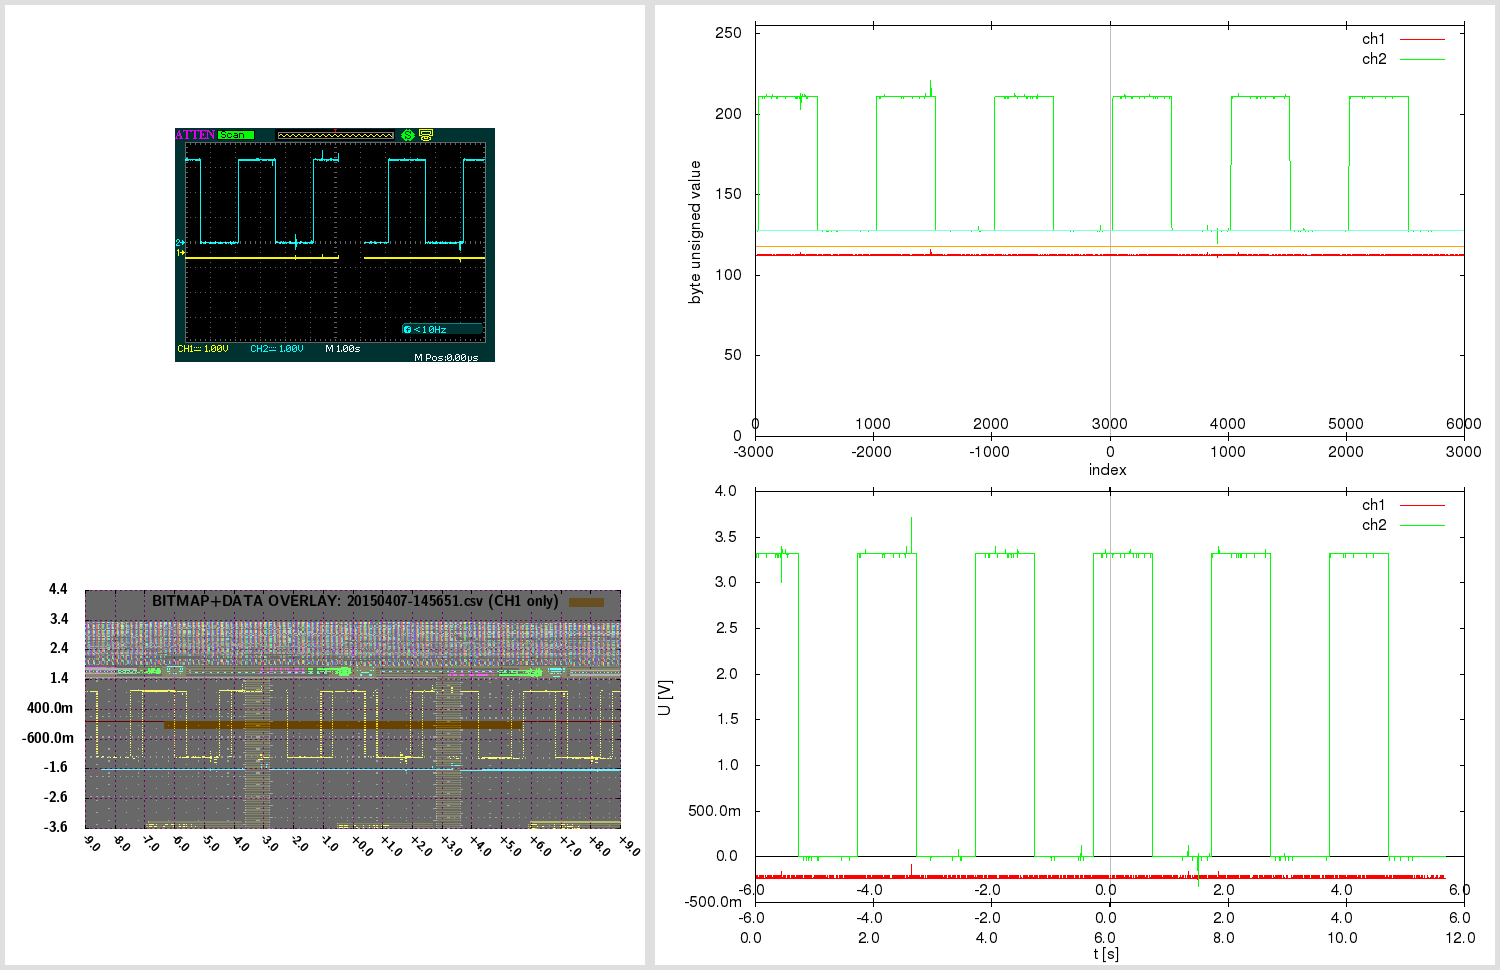

Here is the gnuplot script that generated this plot:

# 20150407-145651.gnuplot [generated by /home/warreee/attenload/adsparse-wave.pl]
# single gnuplot file, with two potentially independent scripts
# generates three plots: one based on integer, other based on real (SI) values
# and one bitmap overlay - and then montages them using ImageMagick

# attengrab .csv can just be centered (over t)
# -> the x=0 (t=0) will correspond to scope center
# (but .DAV/.CSV will also need extra sample alignment)

# in Linux, to see available fonts, do:
# fc-list --verbose | grep 'fullname:' | less
# the two fonts used here:
# LMSansDemiCond10-Regular or "Latin Modern Sans Demi Cond"; and Helvetica
# Helvetica doesn't even get reported on my system:
# $ fc-list --verbose | grep 'fullname:' | grep -i 'Helvetica\|Demi Cond'
#	fullname: "LM Sans Demi Cond 10 Regular"(s) "LMSansDemiCond10-Regular"(s)


print "Gnuplotting..."

## "master settings" (shared between both parts of script)

# line color - specified by linestyles
set style line 1 linetype 1 linecolor rgb "red"
set style line 2 linetype 1 linecolor rgb "green"
set style line 3 linetype 1 linecolor rgb "orange"
set style line 4 linetype 1 linecolor rgb "aquamarine"
set style line 5 linetype -1 linecolor rgb "black"
set style line 6 linetype -1 linecolor rgb "gray"
set style line 7 linetype 1 linecolor rgb "blue"


# VARIABLES ########### ########### ###########

fnbase="20150407-145651"
fn_bmp = fnbase . ".bmp"
fn_pngr = fnbase . "_r.png"
fn_pngi = fnbase . "_i.png"
fn_pngov = fnbase . "_ov.png"
fn_pngt = fnbase . "_tmp.png"
fn_pngo = fnbase . ".png"

# scope screen(shot) properties
tdiv = 1          # T/DIV (50e-9)
toffs = 0        # time offset (scope) (200e-9)
vdiv1 = 1        # V/DIV CH1 (500e-3)
vdiv2 = 1         # V/DIV CH2 (50e-3)
voffs1 = -0.4         # volt offset CH1 (-1.5)
voffs2 = 0       # volt offset CH2 (100e-3)
sampintp  = 0.0020000001563    # (500e-12)
sampintf  = 1/sampintp
sratacqf  = 2500      # (250e6)
sratacqp  = 1/sratacqf
#osf = 1.00    # oversample factor (multiplies .CSV and .DAV time domain) # unused here
adsFactor = 1.28

# (edges of current capture and divisions)
scope_hdiv=18
scope_vdiv=8
# enforce floating point (see below)
scope_trange = scope_hdiv*tdiv*1.0    # (900e-9)
scope_left=toffs-(scope_trange/2)     # (-250e-9)
scope_right=toffs+(scope_trange/2)    # (650e-9)
scope_bottom=-voffs1-(scope_vdiv*vdiv1/2) # -500e-3
scope_top=-voffs1+(scope_vdiv*vdiv1/2)    # 3.5

totalch1Vspan=scope_vdiv*vdiv1
totalch2Vspan=scope_vdiv*vdiv2
ch1Vcoeff = adsFactor*totalch1Vspan/(2**8)
ch2Vcoeff = adsFactor*totalch2Vspan/(2**8)

voffs1int = voffs1/ch1Vcoeff  # -10
voffs2int = voffs2/ch2Vcoeff  # 0

acsv_fn = fnbase . '.csv' # '20130020-013902.csv' # from attenload tmp_wav
acsz=6000         # tmp_wav/.csv size (900)
fts=0.0020000001563         # final timestep (sampling period)
# here scope_trange could be 18*1, with acsz 16000;
# if as integer, 18/16000 would be 0 - enforce floating point
# above enforcing scope_trange to float doesn't work,
# must again here:
tdivp = 1.0*scope_trange/acsz   # sampling rate, based on scope range and numsamples in tmp (1ns)
tdivf = 1/tdivp             # freq based on that sampling rate

# just in case - not needed usually:
triglevel=480e-3
trigholdoff=100e-9

toffsamp = toffs/fts		# 0
# time finetune offset - int (samples) (depends on range)
tfoi = -164


#### extract bitmap from .png, if .bmp not present
# was -crop 480x234+10+10; now -crop 480x234+95+128

cmdstr = 'if (! test -f "'.fn_bmp.'") ; then \
  echo -n "'.fn_bmp.' not found .. " ; \
  if [ -f "'.fn_pngo.'" ] ; then \
    echo -n "'.fn_pngo.' found - extracting" ; \
    convert -crop 480x234+95+128 "'.fn_pngo.'" "'.fn_bmp.'" ; \
  else \
    echo -n "'.fn_pngo.' not found - cannot extract" ; \
  fi ; \
else \
  echo -n "'.fn_bmp.' found - using that" ; \
fi; echo'

#print cmdstr
# note - since cmdstr above uses double quotes,
# must use single quotes for bash here!:
print system("bash -c '". cmdstr ."' 2>&1")


##################################
###### plot directly with unsigned byte data

set terminal png size 840,480
set termoption enhanced
set termoption font "Helvetica, 12"

set output fn_pngi
set datafile separator ","

# set axis label
set xlabel "index" offset 0.0,0.8
set ylabel "byte unsigned value" offset 1.0,0.0


# horizontal line as functions
zeroline(x)=128
ch1offs(x)=128+voffs1int # (-10)
ch2offs(x)=128+voffs2int # (0)

# vertical line - headless arrow
# "y" scope axis in middle:
ymI = acsz/2
set arrow from ymI,0 to ymI,255 nohead ls 5
# time offset:
toI = ymI - toffs/fts
set arrow from toI,0 to toI,255 nohead ls 6


# must use multiplot here, to have two x-axes
# and thus, must set lmargin, so both graphs match

set size 1.0,0.9      # 0.1/2 = 0.05
set bmargin 0
set lmargin 10
set yrange [0:255] # 8-bit


set multiplot

set origin 0,0.1
set xrange [0:acsz]
set xtics in
set xtics offset 0,graph 0.08
plot \
  zeroline(x) with lines notitle ls 5,\
  acsv_fn using 1:2 with lines title "ch1" ls 1, \
  "" using 1:3 with lines title "ch2" ls 2, \
  ch1offs(x) with lines notitle ls 3, \
  ch2offs(x) with lines notitle ls 4

unset arrow # if big offset, line from prev. can 'leak' in next at diff place, so reset

set origin 0,0.1
set xtics out
set xtics offset 0,graph 0.02
set xrange [-acsz/2:acsz/2-1]
#set xtics nomirror 500
set noytics
set noylabel
unset xlabel # set xlabel ""
set border 1
plot 0 notitle

set nomultiplot


### reset previous settings
#unset border # no work for default
set border    # Draw default borders:
set ytics
unset yrange


##################################
###### plot with converted real SI units

# reset # resets set style line!

set terminal png size 840,480
set termoption enhanced
set termoption font "Helvetica, 12"

set output fn_pngr
set datafile separator ","

# set axis label
set xlabel "t [s]" offset 0.0,0.1
set ylabel "U [V]" offset 1.0,0.0

# axis tics format
set format y "%.1s%c"
set format x "%.1s%c"


# horizontal line as functions
zerolineR(x)=0
# don't show real offsets; they could be way off depending on V/DIV
#ch1offsR(x)=0+(-0.4)
#ch2offsR(x)=0+(0)

# "y" scope axis in middle (the +1 added to ymI so it snaps at 0):
ymR=(ymI+1)*fts
set arrow from ymR,graph 0 to ymR,graph 1 nohead ls 5
# time offset:
toR=toI*fts
set arrow from toR,graph 0 to toR,graph 1 nohead ls 6
# indicate scope range here too
set arrow from scope_left+toR,graph 0 to scope_left+toR,graph 1 nohead ls 7
set arrow from scope_right+toR,graph 0 to scope_right+toR,graph 1 nohead ls 7


# must use multiplot here, to have two x-axes
# and thus, must set lmargin, so both graphs match

set size 1.0,0.9      # 0.1/2 = 0.05
set bmargin 0
set lmargin 10
set yrange [] writeback # since we don't set explicity, must save autorange
set autoscale y

set multiplot

set origin 0,0.13
set xrange [0:acsz*fts]
set xtics out
set xtics offset 0,graph -0.03
plot \
  zerolineR(x) with lines notitle ls 5,\
  acsv_fn using ($4+tfoi*fts):5 with lines title "ch1" ls 1, \
  "" using ($4+tfoi*fts):6 with lines title "ch2" ls 2

set yrange restore # this saves the found yrange after `plot`
unset arrow # if big offset, line from prev. can 'leak' in next at diff place, so reset

set origin 0,0.13
set xtics out
set xtics offset 0,graph 0.02
set xrange [(-acsz/2)*fts:(acsz/2-1)*fts]
set noytics
set noylabel
unset xlabel # set xlabel ""
set border 1
plot GPVAL_Y_MIN notitle

set origin 0,0.13
set xtics in
set xtics offset 0,graph 0.08
# wrong to put xrange [scope_left:scope_right] here;
# as [scope_left:scope_right] could be a snippet,
# and this graph shows entire capture!
# simply move the previous scale for toffset
toRR=(acsz/2.)*fts-toR
set xrange [(-acsz/2)*fts+toRR:(acsz/2-1)*fts+toRR]
set noytics
set noylabel
unset xlabel # set xlabel ""
set border 1
plot GPVAL_Y_MIN notitle

set nomultiplot


##################################
###### plot with bitmap and data overlay

# here 840,480 remains as output png size,
# even if not set explicitly; also, make
# the height smaller - so can have gravity North in montage

set terminal png truecolor size 640,305 # size 840,480
set termoption enhanced
myfont="LMSansDemiCond10-Regular"   # LMSansDemiCond10-Regular or "Latin Modern Sans Demi Cond"
# cannot do concatenation direct in termoption line, so in separate string
myfontb="".myfont.", 12"
set termoption font myfontb

set output fn_pngov
set datafile separator ","


set autoscale
unset xtics
unset ytics
unset border
unset arrow # delete all arrows
unset object # (hopefully) delete objects?

set xrange [scope_left:scope_right]
xticstep=(scope_right-scope_left)/scope_hdiv
set xtics in scope_left,xticstep,scope_right scale 1
set yrange [scope_bottom:scope_top]
yticstep=(scope_top-scope_bottom)/scope_vdiv
set ytics in scope_bottom,yticstep,scope_top scale 1
set grid xtics ytics back linecolor rgb "magenta"
# right is only gnuplot 4.6 - without it ok w/ 4.4
#set xtics rotate by -45 offset 2.5,-1.50 right format "%+.1s%c" font myfont.',10'
set xtics rotate by -45 offset 0.0,0.0 format "%+.1s%c" font myfont.',10'
set key noenhanced

# dimensions of scope screenshot bitmap
bmp_w=480
bmp_h=234

# alpha bmp transparency [0:255]
bmp_alpha = 150
# boxes fillstyle transparent solid 0.10
box_transp = (1.-(acsz/16384.))*0.9 + 0.10

# plot string for data in transparent bitmap:
plot1au = "(($0-acsz/2.+tfoi)*fts+toffs):($5)"

# bmp_w=480 bmp_h=234 ; inside 451x201+15+14
# on plot: scope_left:scope_right and scope_bottom:scope_top!
# (so toffset is built in!)

bdx = scope_trange/(451.0-1)  # [s/pixel] /451: 1.99557e-09 vs 2.000e-9 manually
bdy = totalch1Vspan/(201.0-1) # [V/pixel] /201: 0.0199005 vs 0.02005 manually
bofx = -((scope_trange/2.0)-toffs+(15.0+0)*bdx) #-15.0*bdx # -2.8e-7
bofy = -((totalch1Vspan/2.0)+voffs1+(14.0+5)*bdy) #-14.0*bdy # -0.88

# seems `boxes fillstyle transparent solid 0.40` makes some seethroughs
# or something with bmp alpha overlay; but even without, all the same?
# because the red + blue (somehow inverted) creates a gray.. better green or orange

_plot_str = "zerolineR(x) with lines notitle ls 1,\
acsv_fn \
  using ".plot1au." with boxes fillstyle transparent solid box_transp noborder linestyle 3\
  title 'BITMAP+DATA OVERLAY: '.acsv_fn.' (CH1 only)',\
fn_bmp \
  binary array=(bmp_w,bmp_h) skip=54 format='%uchar' \
  dx=bdx dy=bdy origin=(bofx,bofy) \
  using 1:2:3:(bmp_alpha) \
  with rgbalpha t ''"

# seems actual plot in screenshot bitmap (480 × 234)
#  is at: 451x201+15+14; aspect ratio 201/451 = 0.445676
set size ratio 0.445676

eval("plot " . _plot_str)




##################################
###### montage commands

# used to be in attengrab; now here
# call ImageMagick montage via system
# and montage in `gnuplot` (easier to separate)

print "Montaging images..."
# this works in ImageMagick 6.6.2-6, but not in 6.5.7-8
#      '.fn_pngov.' -gravity Center -extent x480  \#
# must spec -extent 640x480 for 6.5

cmdstr = 'montage \
  <(montage \
    <(convert \
      '.fn_bmp.' -gravity Center -crop 640x480-10+0! -flatten  \
      bmp:-) \
    <(convert \
      '.fn_pngov.' -gravity Center -extent 640x480  \
      bmp:-) \
  -tile 1x -geometry +0+0  \
  bmp:-) \
  <(montage \
    '.fn_pngi.' \
    '.fn_pngr.' \
  -tile 1x -geometry +0+0  \
  bmp:-) \
-geometry +0+0 -border 5 \
'.fn_pngo

print cmdstr
print system('bash -c "'. cmdstr .'" 2>&1')

print "Deleting temp files ..."

delcmd = "rm"

# leave the bitmap for now
# actually, let attengrab handle it - since
# it may need to be re-taken!
# #cmdstr = delcmd ." ". fn_bmp
# #print cmdstr . "  " . system(cmdstr . " 2>&1")

cmdstr = delcmd ." ". fn_pngr
print cmdstr . "  " . system(cmdstr . " 2>&1")

cmdstr = delcmd ." ". fn_pngi
print cmdstr . "  " . system(cmdstr . " 2>&1")

cmdstr = delcmd ." ". fn_pngov
print cmdstr . "  " . system(cmdstr . " 2>&1")




# note:
# set terminal png size 840,480 # size defaults to 640x480 px
# set terminal pdf size 10,3 # size defaults to 5x3 in
# enhanced text: set termoption enhanced

# vertical line - headless arrow
# need ymin and ymax; gnuplot gives them only after plot -
# - and even then they do not correspond to end ticks
# - and even then, cannot get the arrow to show, after the second `plot`
# .. nor can I edit it anyhow; it must run before the first `plot`
# so instead of that, position y coordinates relative to graph (0 to 1)
#set arrow 1 from graph 0.5,0 to graph 0.5,1 nohead ls 5

# in multiplot, yrange should be after the size command
# note: xrange could be 2250 or 450
# so leave it to autoscale here? will be accurate since it's integer index...
# now set explicitly by script # below in multiplot

# axis tics format
# for engineering notation - 'help format specifiers':
# "A 'scientific' power is one such that the exponent is a multiple of three."

# print "Montaging images..."

# "The 'tile' size is then set to the largest dimentions
# of all the resized images, and the size actually specified."
# "by removing the 'size' component, non of the images will
# be resized, and the 'tile' size will be set to the largest
# dimensions of all the images given"
# not so simple: http://unix.stackexchange.com/questions/4046/
# can be done in one command with bash subprocess pipes (bash only)
# was: .fn_bmp.' -gravity NorthWest ; fn_pngov.' -gravity North
# can pad with -gravity Center -extent 640x480;
# but also with crop! -flatten - there have offset too!
# -geometry +2+2 can also mess up the last -border 5 !

# bmp scale worked for:
# bmp_w=480 bmp_h=234 ; inside 451x201+15+14
# tdiv = 5e-08,  toffs = 2e-07,  vdiv1 = 0.5,   voffs1 = -1.5,
# dx=2.000e-9 dy=0.02005 origin=(-2.8e-7,-0.88) for
# tspan = 18*tdiv = 18*5e-08 = 9e-07s
# vspan1 = 8*vdiv1 = 8*0.5 = 4V
# tspan/451 = 9e-07/451 = 1.99557e-09 s/pixel
# vspan1/201 = 4/201 = 0.0199005 V/pixel
# bdx=tspan/(451-1) = '9e-07/(451-1)' = 2e-09
# bdy=vspan1/(201-1) = '4/(201-1)' = 0.02
# 15*bdx = 15*2e-9 = 3e-08
# 14*bdy = 14*0.02 = 0.28
# 15*1.99557e-09 = 2.99335e-08
# 14*0.0199005 = 0.278607
